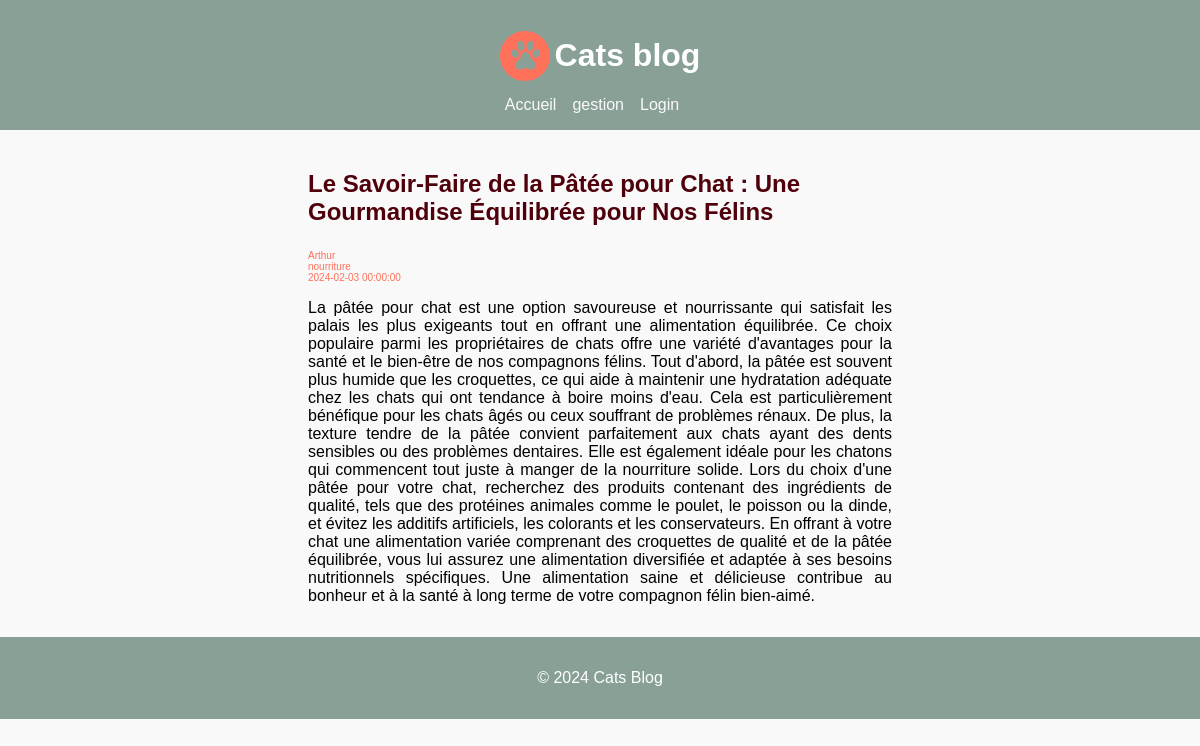
Page /article/6 on the committed database.
### app/models.py (models this page shows, shortened)
class Article(db.Model):
    id = db.Column(db.Integer, primary_key=True)
    title = db.Column(db.String(140))
    theme = db.Column(db.String(140))
    body = db.Column(db.Text)
    timestamp = db.Column(db.DateTime, index=True, default=datetime.utcnow)
    author_id = db.Column(db.String(140))
    THEMES = ["race", "nourriture", "jeux"]

### app/routes.py (the view)
@app.route('/article/<int:id>')
def article(id):
    article = Article.query.get_or_404(id)
    return render_template('article.html', title='Article', article=article)

### app/templates/article.html
{% extends "base.html" %}
{% block content %}
  <div class="article">
    <h2 class="article__title">{{ article.title }}</h2>
    <p class="article__elt">{{ article.author_id }}</p>
    <p class="article__elt">{{ article.theme }}</p>
    <p class="article__elt">{{ article.timestamp }}</p>
    <p class="article__body">{{ article.body }}</p>
  </div>
{% endblock %}

### app/static/style.css (style rules this page uses)
body { font-family: Arial, sans-serif; margin: 0; padding: 0; background-color: #f9f9f9; color: black; }
h2 { margin: auto; color: #4F000B; }
.article { width: 50%; margin: auto; }
.article__title { margin: 1em 0px; }
.article__elt { font-size: 10px; color: #FF715B; padding: 0px; margin: 0px; }
.article__body { text-align: justify; }

### rows in the picture
Article: title "Le Savoir-Faire de la Pâtée pour Chat : Une Gourmandise Équilibrée pour Nos Félins", author_id "Arthur", theme "nourriture", timestamp "2024-02-03 00:00:00", body "La pâtée pour chat est une option savoureuse et nourrissante qui satisfait les palais les plus exigeants tout en offrant une alimentation équilibrée. Ce choix populaire parmi les propriétaires de chats offre une variété d'avantages pour la santé et le bien-être de nos compagnons félins. Tout d'abord, la pâtée est souvent plus humide que les croquettes, ce qui aide à maintenir une hydratation adéquate chez les chats qui ont tendance à boire moins d'eau. Cela est particulièrement bénéfique pour les chats âgés ou ceux souffrant de problèmes rénaux. De plus, la texture tendre de la pâtée convient parfaitement aux chats ayant des dents sensibles ou des problèmes dentaires. Elle est également…"
